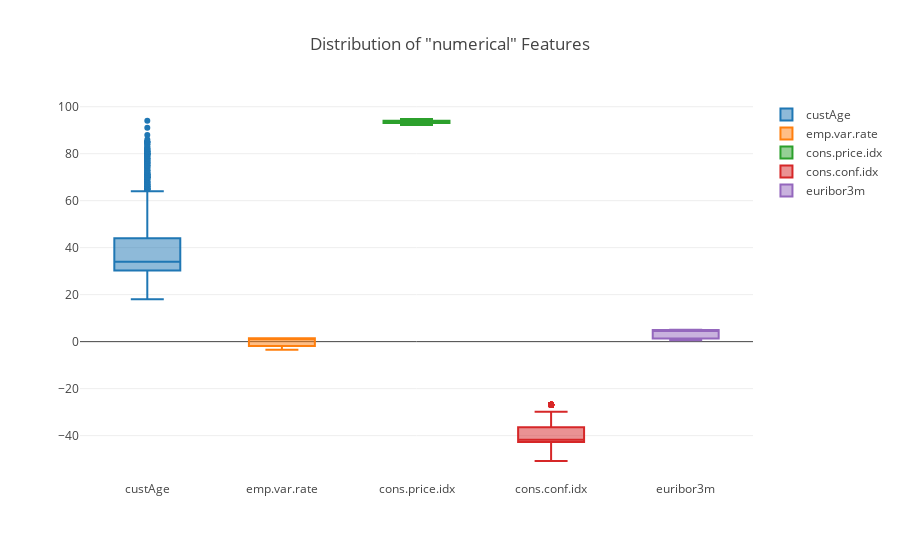

Notebook code cell kept with this figure:
### Code cell
#create boxplots for 'ind' columns
ind_columns = list(df1.select_dtypes(include=["float_"]).columns)[:-2]
trace1 = []
for i in range(len(ind_columns)):
    trace_temp = go.Box(
        y= df1[ind_columns[i]],
        name = ind_columns[i]
    )

    trace1.append(trace_temp)

layout1 = go.Layout(
    title = 'Distribution of "numerical" Features'
)
fig1 = go.Figure(data = trace1, layout = layout1)
iplot(fig1)

### Figure 1 — Plotly figure (JSON) as saved in the notebook; plotly's stock layout.template omitted (floating-point values rounded to 4 significant figures; data arrays with more than 128 entries replaced by an {"elided": "..."} marker saying what was removed)
{"data": [{"name": "custAge", "type": "box", "uid": "a1684bf9-f1d5-4e5b-9fdf-28aae1e92a02", "y": {"elided": "7414 float values"}}, {"name": "emp.var.rate", "type": "box", "uid": "b4b2d2e4-c744-4293-9bf9-61a693c07c1c", "y": {"elided": "7414 float values"}}, {"name": "cons.price.idx", "type": "box", "uid": "94697a9b-0abf-41c0-ba1d-bc73684b48e0", "y": {"elided": "7414 float values"}}, {"name": "cons.conf.idx", "type": "box", "uid": "e4fddaf6-4585-4bb1-a453-33e54b459b52", "y": {"elided": "7414 float values"}}, {"name": "euribor3m", "type": "box", "uid": "3a9008e1-c047-42a5-bc62-06cc5b30265a", "y": {"elided": "7414 float values"}}], "layout": {"title": {"text": "Distribution of \"numerical\" Features"}}}
